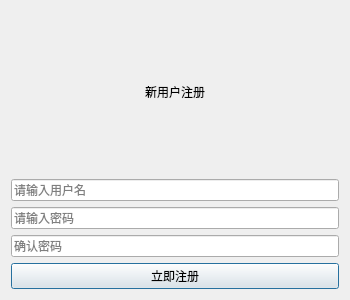
<?xml version="1.0" encoding="UTF-8"?>
<ui version="4.0">
  <class>RegisterDialog</class>
  <widget class="QDialog" name="RegisterDialog">
    <property name="geometry">
      <rect>
        <x>0</x>
        <y>0</y>
        <width>350</width>
        <height>300</height>
      </rect>
    </property>
    <property name="windowTitle">
      <string>用户注册</string>
    </property>
    <layout class="QVBoxLayout">
      <item>
        <widget class="QLabel">
          <property name="text">
            <string>新用户注册</string>
          </property>
          <property name="alignment">
            <set>Qt::AlignmentFlag::AlignCenter</set>
          </property>
        </widget>
      </item>
      <item>
        <widget class="QLineEdit" name="txt_username">
          <property name="placeholderText">
            <string>请输入用户名</string>
          </property>
        </widget>
      </item>
      <item>
        <widget class="QLineEdit" name="txt_password">
          <property name="placeholderText">
            <string>请输入密码</string>
          </property>
          <property name="echoMode">
            <enum>QLineEdit::Password</enum>
          </property>
        </widget>
      </item>
      <item>
        <widget class="QLineEdit" name="txt_confirm">
          <property name="placeholderText">
            <string>确认密码</string>
          </property>
          <property name="echoMode">
            <enum>QLineEdit::Password</enum>
          </property>
        </widget>
      </item>
      <item>
        <widget class="QPushButton" name="btn_register">
          <property name="text">
            <string>立即注册</string>
          </property>
        </widget>
      </item>
    </layout>
  </widget>
</ui>
